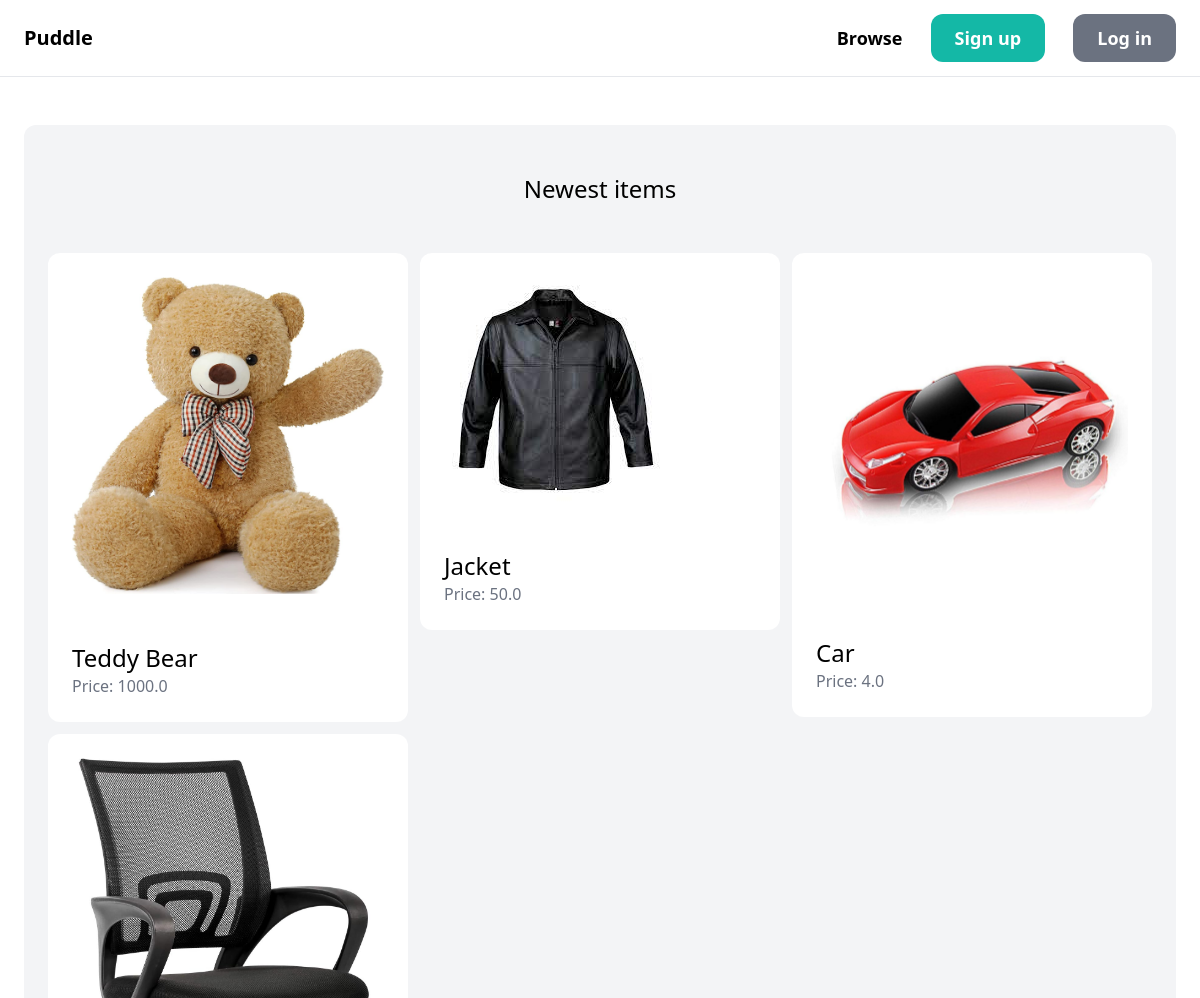
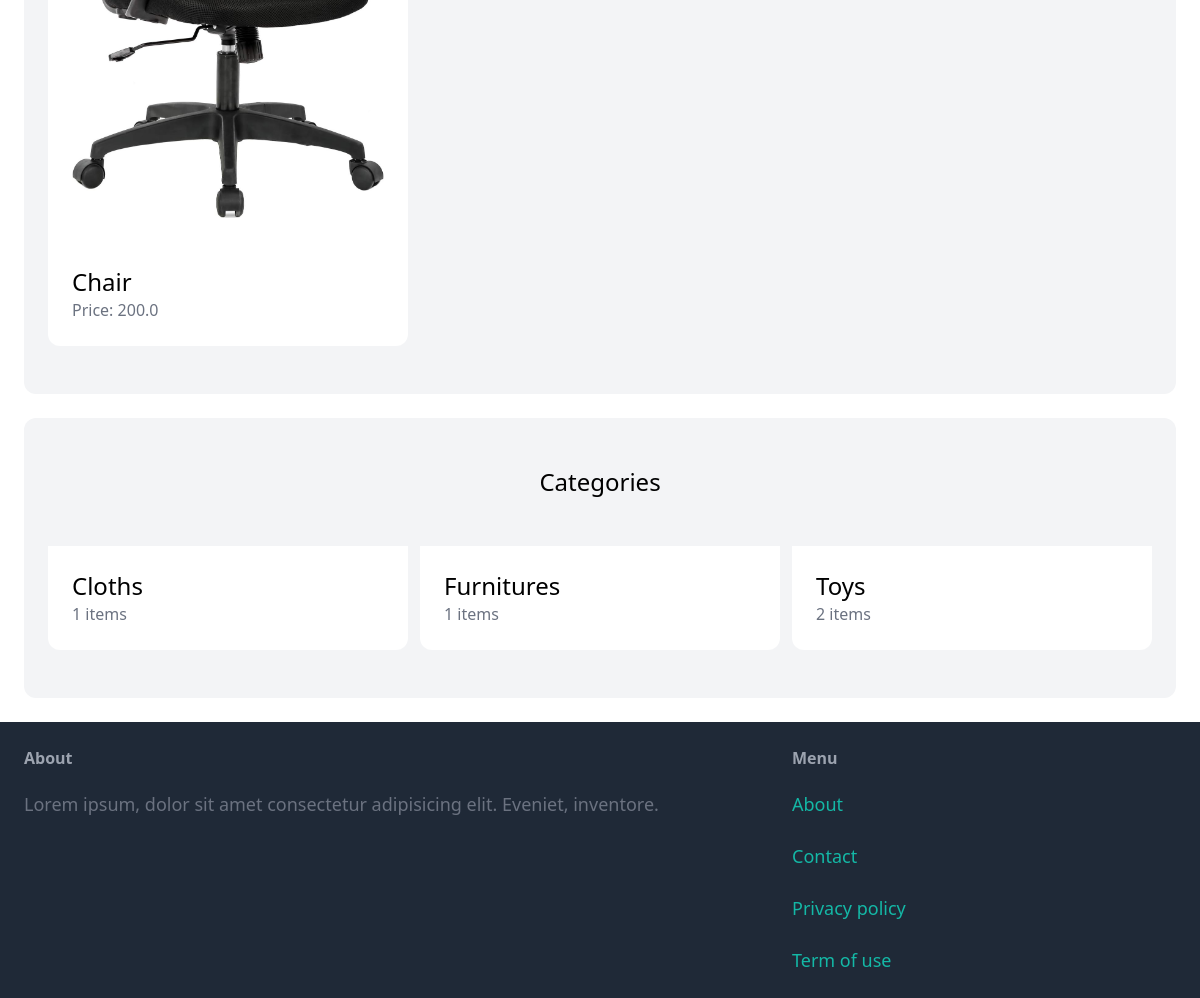
The page / on the database its author committed (2 pictures, top to bottom).
### item/models.py (models this page shows, shortened)
class Item(models.Model):
    category = models.ForeignKey(Category, related_name='items', on_delete=models.CASCADE)
    name = models.CharField(max_length=255)
    description = models.TextField(blank=True , null=True)
    price = models.FloatField()
    image= models.ImageField(upload_to='item_images',blank=True,null=True)
    is_sold = models.BooleanField(default=False)
    created_by = models.ForeignKey(User,related_name='items', on_delete= models.CASCADE)
    created_at = models.DateTimeField(auto_now_add=True)

class Category(models.Model):
    name = models.CharField(max_length=255)
    class Meta:
        ordering = ('name',)
        verbose_name_plural = 'Categories'

### core/views.py (the view)
# urls.py: path('',views.index,name='index'),
def index(request):
    items= Item.objects.filter(is_sold=False)[0:6]
    categories = Category.objects.all()
    return render(request, 'core/index.html',context={'categories':categories,
    'items':items})

### core/templates/core/index.html (shortened to what this page needs)
{% extends 'core/base.html'%}
{% block content %}
<div class="mt-6 px-6 py-12 bg-gray-100 rounded-xl">
  <h2 class="mb-12 text-2xl text-center">Newest items</h2>
  <div class="grid grid-cols-3 gap-3">
    {% for item in items %}
    <a href="{% url 'item:details'  item.id%}"
      ><div class="p-6 bg-white rounded-t-xl">
        <img src="{{item.image.url}}" alt="" class="rounded-t-xl" />
      </div>
      <div class="p-6 bg-white rounded-b-xl">
        <h2 class="text-2xl">{{item.name}}</h2>
        <p class="text-gray-500">Price: {{item.price}}</p>
      </div>
    </a>
    {% endfor %}
  </div>
</div>
<div class="mt-6 px-6 py-12 bg-gray-100 rounded-xl">
  <h2 class="mb-12 text-2xl text-center">Categories</h2>
  <div class="grid grid-cols-3 gap-3">
    {% for category in categories %}
    <a href="#">
      <div class="p-6 bg-white rounded-b-xl">
        <h2 class="text-2xl">{{category.name}}</h2>
        <p class="text-gray-500">{{category.items.count}} items</p>
      </div>
    </a>
    {% endfor %}
  </div>
</div>
{% endblock %}

### core/templates/core/base.html (shortened to what this page needs)
<!DOCTYPE html>
<html lang="en">
  <head>
    <script src="https://cdn.tailwindcss.com"></script>
  </head>
  <body>
    <nav
      class="py-6 px-6 flex justify-between items-center border-b border-grey-200"
    >
      <a href="/" class="text-xl font-semibold">Puddle</a>
      <div class="space-x-6">
        <a
          href="{% url 'item:items' %}"
          class="text-lg font-semibold hover:text-grey-500"
          >Browse</a
        >
        {% if request.user.is_authenticated %}
        <a
          href="{% url 'item:new' %}"
          class="text-lg font-semibold hover:text-grey-500"
          >New item</a
        >
        <a
          href="{% url 'conversation:inbox' %}"
          class="px-6 py-3 text-lg font-semibold bg-teal-500 text-white rounded-xl hover:bg-teal-700"
          >Inbox</a
        >
        <a
          href="{% url 'dashboard:index' %}"
          class="px-6 py-3 text-lg font-semibold bg-gray-500 text-white rounded-xl hover:bg-gray-700"
          >Dashboard</a
        >
        {% else %}
        <a
          href="{% url 'core:signup' %}"
          class="px-6 py-3 text-lg font-semibold bg-teal-500 text-white rounded-xl hover:bg-teal-700"
          >Sign up</a
        >
        <a
          href="{% url 'core:login' %}"
          class="px-6 py-3 text-lg font-semibold bg-gray-500 text-white rounded-xl hover:bg-gray-700"
          >Log in</a
        >
        {% endif %}
      </div>
    </nav>
    <div class="px-6 py-6">{% block content %}{% endblock %}</div>
    <footer class="py-6 px-6 flex justify-between bg-gray-800">
      <div class="w-2/3 pr-10">
        <h3 class="mb-5 font-semibold text-gray-400">About</h3>
        <p class="text-lg text-gray-500">
          Lorem ipsum, dolor sit amet consectetur adipisicing elit. Eveniet,
          inventore.
        </p>
      </div>
      <div class="w-1/3">
        <h3 class="mb-5 font-semibold text-gray-400">Menu</h3>
        <ul class="space-y-6">
          <li>
            <a href="" class="text-lg text-teal-500 hover:text-teal-700"
              >About</a
            >
          </li>
          <li>
            <a
              href="{% url 'core:contact' %}"
              class="text-lg text-teal-500 hover:text-teal-700"
              >Contact</a
            >
          </li>
          <li>
            <a href="" class="text-lg text-teal-500 hover:text-teal-700"
              >Privacy policy</a
            >
          </li>
          <li>
            <a href="" class="text-lg text-teal-500 hover:text-teal-700"
              >Term of use</a
            >
          </li>
        </ul>
      </div>
    </footer>
  </body>
</html>

### rows shown on the page
Item: image (picture), name "Teddy Bear", price "1000.0"
Item: image (picture), name "Jacket", price "50.0"
Item: image (picture), name "Car", price "4.0"
Item: image (picture), name "Chair", price "200.0"
Category: name "Cloths", items.count "1"
Category: name "Furnitures", items.count "1"
Category: name "Toys", items.count "2"
